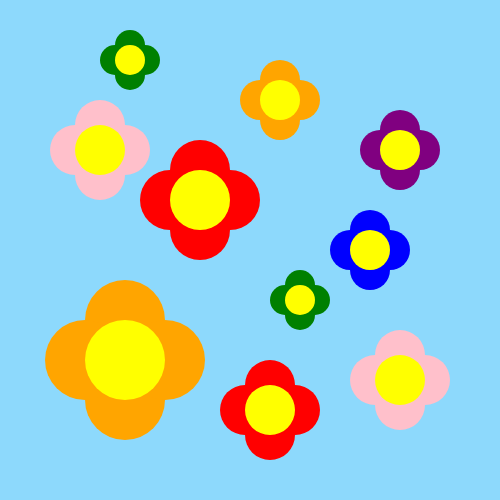
Frame 1 (no input)
Frame 60 (no input): identical to frame 1, image omitted
Frame 120 (the mouse pressed at the canvas centre since frame 60): identical to frame 1, image omitted

The p5.js sketch that drew this single still picture (run headless with seeded random() and noise() and a simulated clock; from frame 60 on, the mouse is pressed at the canvas centre):

// p5.js sketch
// ── sketch.js
// DM2008 — Activity 3b
// One Function Wonder (20 min)
//
// Write a function that draws a shape or group of shapes.
// It should take at least one parameter — try x, y, size, or color.
// Call it several times with different values to create variation.
//
// Ideas: a simple face, a flower, a house, an icon.
// Example: myShape(100, 200, 50); myShape(300, 200, 80);
//
// Stretch: call your function inside a for loop to create a repeating pattern.

function setup() {
  createCanvas(500, 500);
  noStroke();
}

function draw() {
  background(141, 217, 252);

  // Call the same custom function with different values
  flower(100, 150, 50, "pink");
  flower(200, 200, 60, "red");
  flower(300, 300, 30, "green");
  flower(370, 250, 40, "blue");
  flower(400, 380, 50, "pink");
  flower(130, 60, 30, "green");
  flower(280, 100, 40, "orange");
  flower(125, 360, 80, "orange");
  flower(400, 150, 40, "purple");
  flower(270, 410, 50, "red");
}

// Custom function
function flower(x, y, s, c) {

  // petals
  fill(c);
  ellipse(x, y - s / 2, s, s);
  ellipse(x, y + s / 2, s, s);
  ellipse(x - s / 2, y, s, s);
  ellipse(x + s / 2, y, s, s);

  // centre
  fill("yellow");
  ellipse(x, y, s, s);
}
